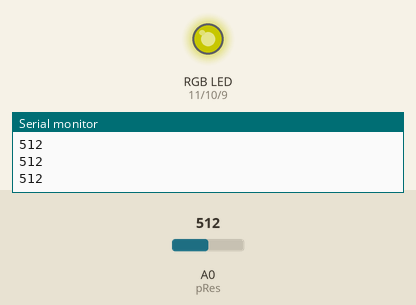
This sketch was run on a simulated Arduino Uno, built with avr-gcc and run on an emulated ATmega328P. On the bench: an RGB LED mixed from three pins (HIGH = lit), the last lines printed to the serial monitor. The test bench sets the inputs (shaded band); at power-on: A0 (pRes) = 512. Dim RGB values are drawn brighter than linear.

Above: at 1.3 s.
1.4 s: A0 (pRes) set to 716
At 2.0 s:
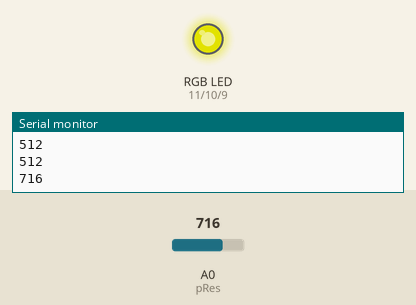
3.0 s: A0 (pRes) set to 900
At 4.2 s:
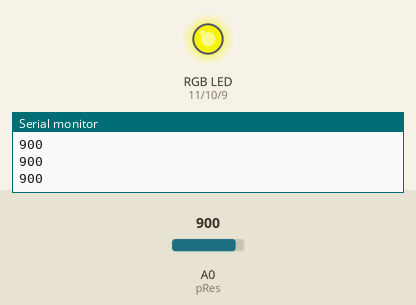
4.5 s: A0 (pRes) set to 306
At 5.6 s:
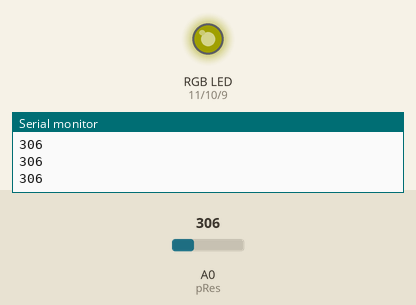
6.0 s: A0 (pRes) set to 190
At 6.8 s:
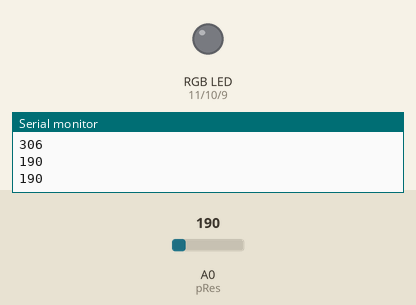
7.5 s: A0 (pRes) set to 511
At 7.9 s:
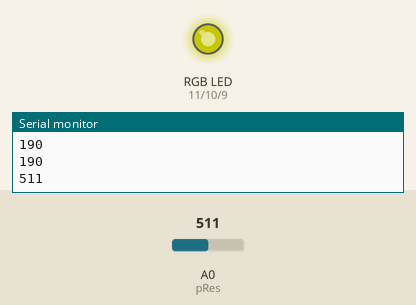
9.0 s: A0 (pRes) set to 122
At 10.3 s:
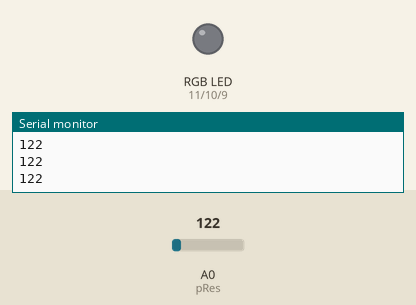
Timing chart, 0 to 11.5 s (numbered marks = the images above; inputs shaded):
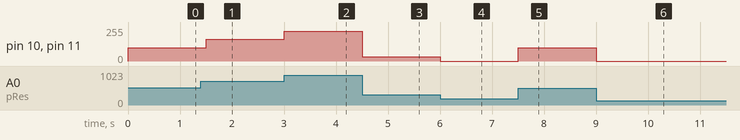

Measured:
- after the input at 1.4 s, pin 10 (GREEN), pin 11 (RED): 99/255 → 164/255 after 0.10 s
- after the input at 3.0 s, pin 10 (GREEN), pin 11 (RED): 164/255 → 223/255 at once
- after the input at 4.5 s, pin 10 (GREEN), pin 11 (RED): 223/255 → 33/255 at once
- after the input at 6.0 s, pin 10 (GREEN), pin 11 (RED): 33/255 → 0/255 at once
- after the input at 7.5 s, pin 10 (GREEN), pin 11 (RED): 0/255 → 99/255 at once
- after the input at 9.0 s, pin 10 (GREEN), pin 11 (RED): 99/255 → 0/255 at once

The sketch:

smartLight.ino
```cpp
const int RED = 11;
const int GREEN = 10;
const int BLUE = 9;

const int pRes = A0;

int resMax = 1000;
int resMin = 200;

int ledMax = 255;
int ledMin = 0;


void setup() {
  // put your setup code here, to run once:
  pinMode(RED, OUTPUT);
  pinMode(GREEN, OUTPUT);
  pinMode(BLUE, OUTPUT);

  Serial.begin(115200);

}


void loop() {
  // put your main code here, to run repeatedly:

  int resValue = analogRead(pRes);
  Serial.println(resValue);

  int ledValue = map(resValue, resMin, resMax, ledMin, ledMax);
  ledValue = constrain(ledValue, 0, 255);

  analogWrite(RED, ledValue);
  analogWrite(GREEN, ledValue);
  analogWrite(GREEN, ledValue);
  delay(500);

}
```
